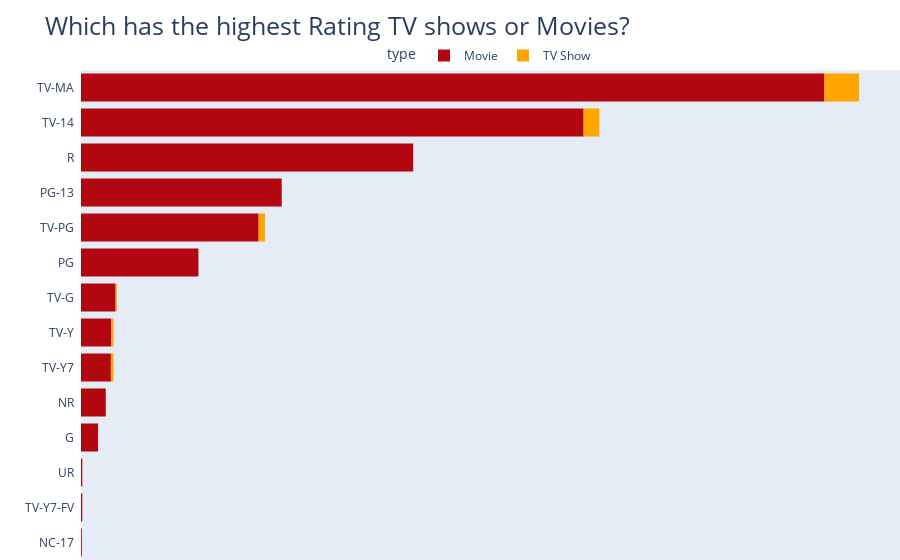

Here is the notebook cell this chart was saved with:
### Markdown cell above
#### 3.1. Stacked Bar Plot

### Code cell
fig_stack_bar = px.histogram(df, y='rating', color='type', title='Which has the highest Rating TV shows or Movies?',
                             color_discrete_sequence=['#b20710', 'orange'])
fig_stack_bar.update_xaxes(visible=False)
fig_stack_bar.update_yaxes(showgrid=False, categoryorder='total ascending', ticksuffix='  ', showline=False)
fig_stack_bar.update_traces(hovertemplate=None, marker=dict(line=dict(width=0)))
fig_stack_bar.update_layout(margin=dict(t=70, b=0, l=0, r=0),
                            hovermode="y unified", 
                            xaxis_title=' ', yaxis_title=" ",
                            title_font=dict(size=25),
                            legend=dict(orientation="h", yanchor="bottom", y=1, xanchor="center", x=0.5),
                           )

### Figure 1 — Plotly figure (JSON) as saved in the notebook; plotly's stock layout.template omitted (floating-point values rounded to 4 significant figures; data arrays with more than 128 entries replaced by an {"elided": "..."} marker saying what was removed)
{"data": [{"alignmentgroup": "True", "bingroup": "y", "legendgroup": "Movie", "marker": {"color": "#b20710", "line": {"width": 0}, "pattern": {"shape": ""}}, "name": "Movie", "offsetgroup": "Movie", "orientation": "h", "showlegend": true, "type": "histogram", "xaxis": "x", "y": {"elided": "5185 str values"}, "yaxis": "y"}, {"alignmentgroup": "True", "bingroup": "y", "legendgroup": "TV Show", "marker": {"color": "orange", "line": {"width": 0}, "pattern": {"shape": ""}}, "name": "TV Show", "offsetgroup": "TV Show", "orientation": "h", "showlegend": true, "type": "histogram", "xaxis": "x", "y": {"elided": "147 str values"}, "yaxis": "y"}], "layout": {"autosize": true, "barmode": "relative", "hovermode": "y unified", "legend": {"orientation": "h", "title": {"text": "type"}, "tracegroupgap": 0, "x": 0.5, "xanchor": "center", "y": 1, "yanchor": "bottom"}, "margin": {"b": 0, "l": 0, "r": 0, "t": 70}, "title": {"font": {"size": 25}, "text": "Which has the highest Rating TV shows or Movies?"}, "xaxis": {"anchor": "y", "autorange": true, "domain": [0, 1], "range": [0, 1918.0], "title": {"text": " "}, "visible": false}, "yaxis": {"anchor": "x", "autorange": true, "categoryorder": "total ascending", "domain": [0, 1], "range": [-0.5, 13.5], "showgrid": false, "showline": false, "ticksuffix": "  ", "title": {"text": " "}, "type": "category"}}}
